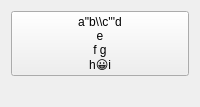
<?xml version="1.0" encoding="UTF-8"?>
<ui version="4.0">
 <class>Form</class>
 <widget class="QWidget" name="Form">
  <layout class="QVBoxLayout" name="lay">
   <item>
    <widget class="QPushButton" name="btn">
     <property name="text"><string>a"b\\c'''d&#10;e&#13;f&#9;g h😀i&#x7f;</string></property>
    </widget>
   </item>
   <item>
    <widget class="QLabel" name="lab"/>
   </item>
  </layout>
 </widget>
 <resources/>
 <connections/>
</ui>
